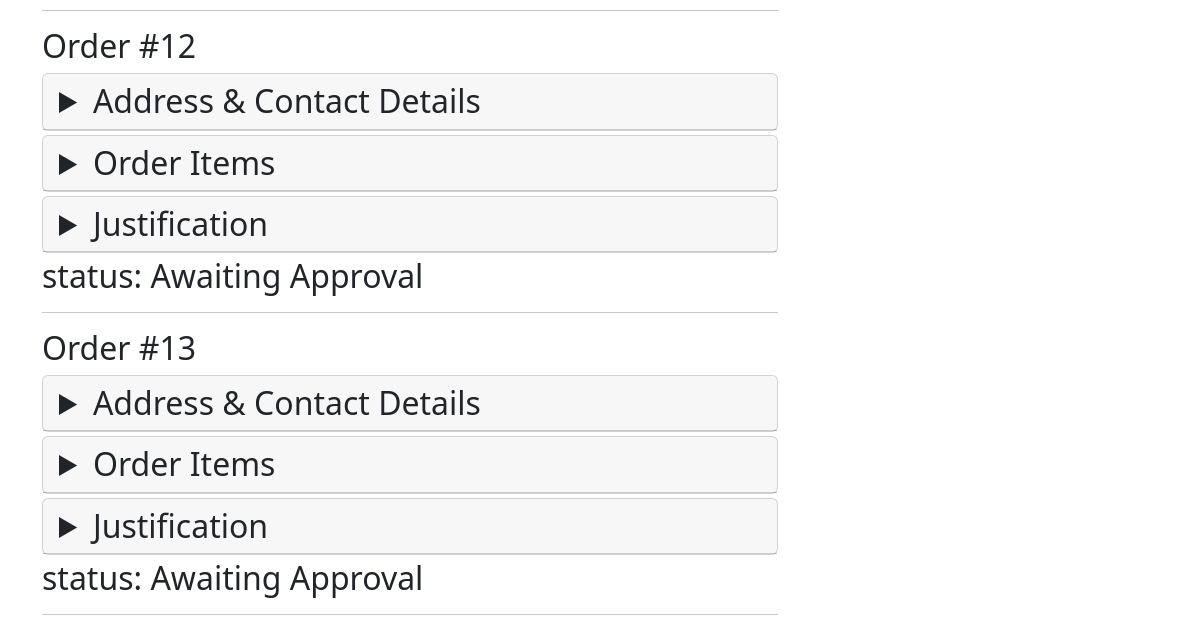
The app's page /choose-your-own-device/order-history/ (signed in, lower part), older data.
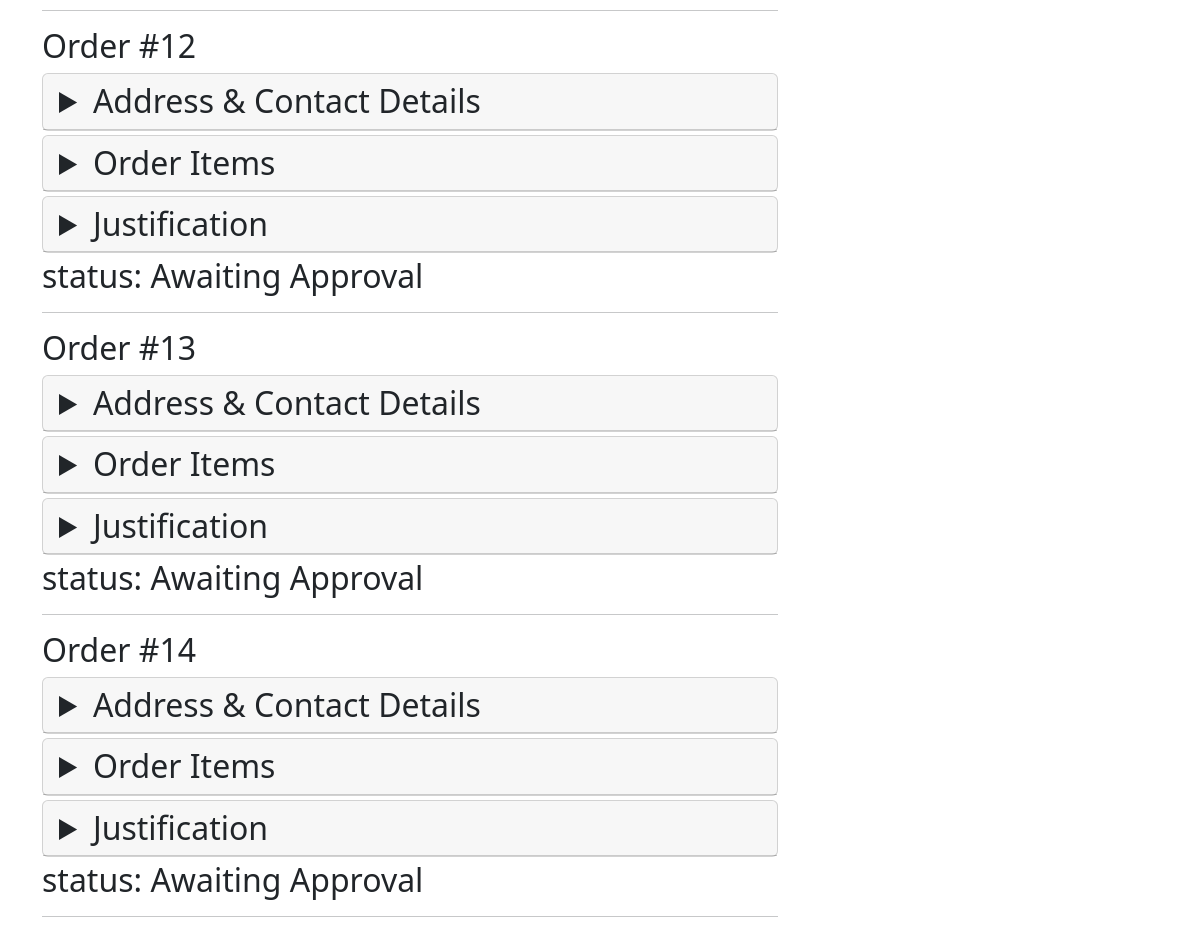
The same page, newer data.
### cyod/models.py (models this page shows, shortened)
class Order(models.Model):
    user = models.ForeignKey(
        settings.AUTH_USER_MODEL,
        on_delete=models.CASCADE,
    )
    address1 = models.CharField(max_length=50)
    address2 = models.CharField(max_length=50)
    address3 = models.CharField(max_length=50)
    town = models.CharField(max_length=50)
    postcode = models.CharField(max_length=10)
    phone = models.CharField(max_length=13)
    justification = models.TextField(max_length=500)
    status = models.CharField(max_length=5, choices=STATUS_CHOICES, default="wait")
    comments = models.TextField(max_length=500, blank=True)
    date_placed = models.DateField(auto_now=False, default=None, null=True)

### cyod/views.py (the view)
# urls.py: path("order-history/", views.OrderHistoryView.as_view(), name="order_history"),
class OrderHistoryView(View):
    template_name = "orders/order_history.html"
    def get(self, request):
        try:
            user = request.user
        except:
            logger.warning("cant find user:%s - order history", user.username)
        orders = Order.objects.filter(user=user).exclude(date_placed=None)
        context = {"orders": orders}
        return render(request, self.template_name, context)

### cyod/templates/orders/order_history.html (shortened to what this page needs)
{% extends "base.html" %}
{% block content %}
<div class="container">
    <div class="row">
        <div class="col-md-8">
            {% for order in orders %}
                <h2> Order #{{order.id}} <h2>
                <div class="card mb-1">
                    <details class="accordion">
                        <summary class="card-header"> Address &amp Contact Details </summary>
                    </details>
                </div>
                <div class="card mb-1">
                    <details class="accordion">
                        <summary class="card-header"> Order Items </summary>
                    </details>
                </div>
                <div class="card mb-1">
                    <details class="accordion">
                        <summary class="card-header"> Justification </summary>
                    </details>
                </div>
                {% if order.status == 'wait'%}
                <p> status: Awaiting Approval <p>
                {% elif order.status == 'appr'%}
                <p> status: Approved <p>
                {% elif order.status == 'reje'%}
                <p> status: Rejected <p>
                {% elif order.status == 'sent'%}
                <p> status: Sent <p>
                {% elif order.status == 'deli'%}
                <p> status: Delivered <p>
                {% endif%}
                <hr>
            {% endfor %}
        </div>
    </div>
</div>
{% endblock %}

Row changes from the older to the newer data that the page shows:
now on this page (row edited): Order: id "14", status "status: Awaiting Approval"
